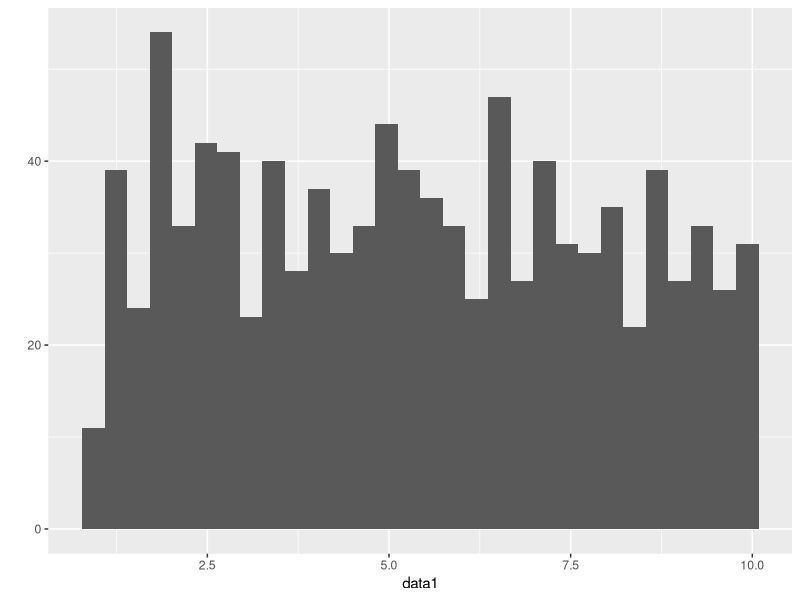
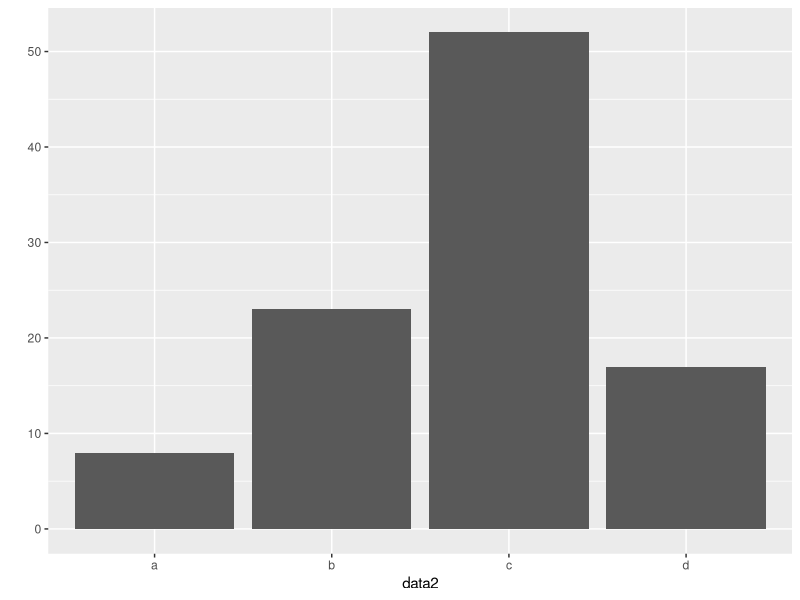

Write R code to recreate these figures, in order.
library(ggplot2)
library(sqldf)

sample(seq(1,10,length.out = 100),size=1000,replace = T) ->data1

length(data1)
str(data1)
table(data1)
qplot(data1)

sample(c('a','b','c','d'),100,replace = T,prob = c(0.2,0.5,0.9,0.3)) ->data2

table(data2)
qplot(data2)
